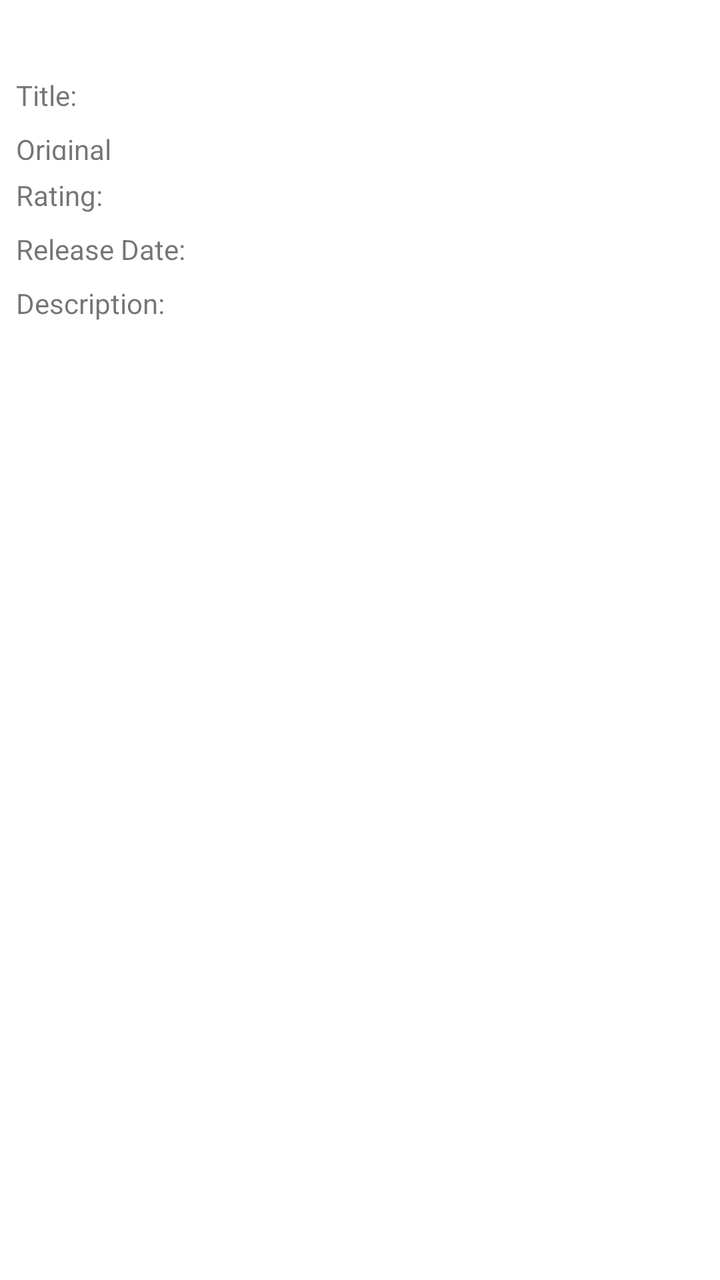
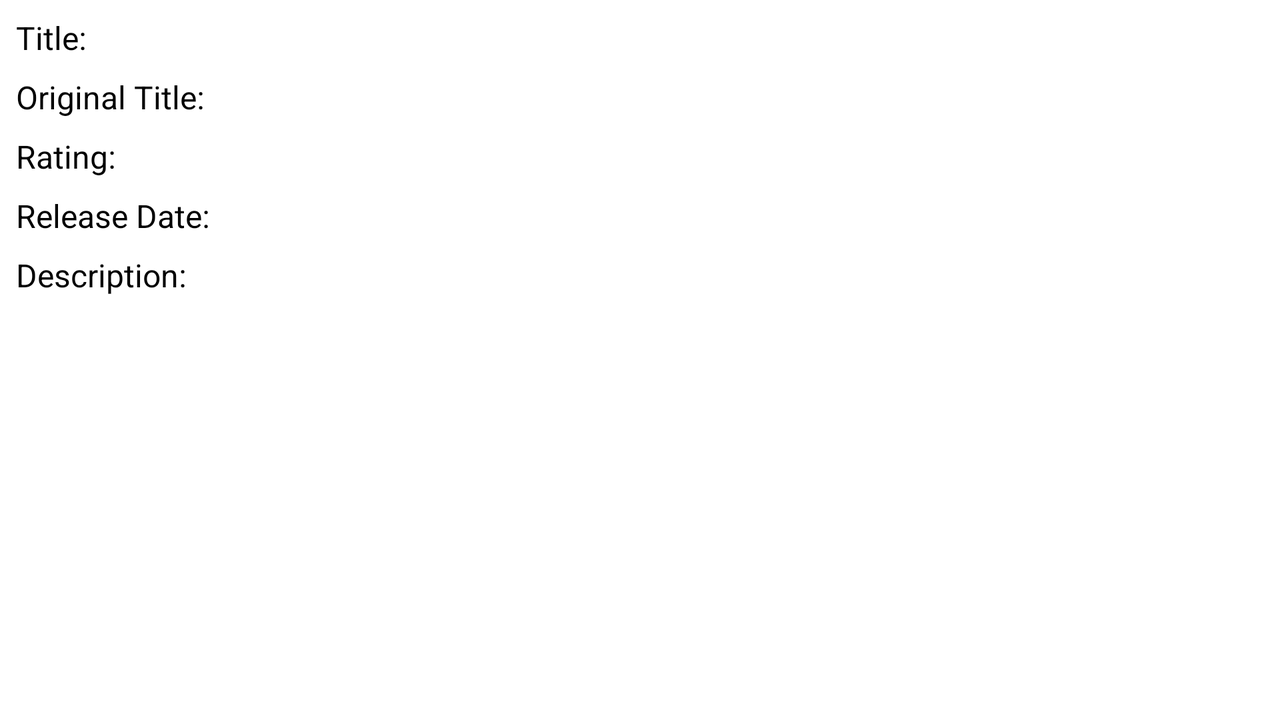

One screen, two layout resources from the same app: the default and the repository's alternative for another configuration. Each is rendered where Android would select it; the XML of both is given below.
<!-- AndroidManifest.xml: application theme Theme.MyMovies -->
<!-- res/layout/activity_detail.xml -->
<?xml version="1.0" encoding="utf-8"?>
<ScrollView xmlns:android="http://schemas.android.com/apk/res/android"
    xmlns:app="http://schemas.android.com/apk/res-auto"
    xmlns:tools="http://schemas.android.com/tools"
    android:layout_width="match_parent"
    android:layout_height="match_parent"
    tools:context=".DetailActivity">

    <androidx.constraintlayout.widget.ConstraintLayout
        android:layout_width="wrap_content"
        android:layout_height="wrap_content">

        <ImageView
            android:id="@+id/imageViewBigPoster"
            android:layout_width="0dp"
            android:layout_height="wrap_content"
            android:adjustViewBounds="true"
            app:layout_constraintEnd_toEndOf="parent"
            app:layout_constraintStart_toStartOf="parent"
            app:layout_constraintTop_toTopOf="parent"
            app:srcCompat="@drawable/ic_launcher_foreground" />

        <ImageView
            android:id="@+id/imageViewAddToFavorite"
            android:layout_width="@dimen/size_of_star"
            android:layout_height="@dimen/size_of_star"
            android:layout_marginEnd="16dp"
            android:onClick="onClickChangeFavorite"
            app:layout_constraintBottom_toBottomOf="@+id/imageViewBigPoster"
            app:layout_constraintEnd_toEndOf="parent"
            app:layout_constraintTop_toBottomOf="@+id/imageViewBigPoster"
            app:srcCompat="@drawable/favourite_add_to" />

        <TextView
            android:id="@+id/textViewLableTitle"
            android:layout_width="wrap_content"
            android:layout_height="wrap_content"
            android:layout_margin="8dp"
            android:text="@string/title"
            app:layout_constraintStart_toStartOf="parent"
            app:layout_constraintTop_toBottomOf="@+id/imageViewAddToFavorite" />

        <androidx.constraintlayout.widget.Guideline
            android:id="@+id/guidelineCenter"
            android:layout_width="wrap_content"
            android:layout_height="wrap_content"
            android:orientation="vertical"
            app:layout_constraintGuide_percent="0.5" />

        <TextView
            android:id="@+id/textViewTitle"
            android:layout_width="0dp"
            android:layout_height="wrap_content"
            android:layout_margin="8dp"
            app:layout_constraintEnd_toEndOf="parent"
            app:layout_constraintStart_toStartOf="@+id/guidelineCenter"
            app:layout_constraintTop_toBottomOf="@+id/imageViewAddToFavorite" />

        <TextView
            android:id="@+id/textViewLableOriginalTitle"
            android:layout_width="56dp"
            android:layout_height="15dp"
            android:layout_margin="8dp"
            android:text="@string/original_title"
            app:layout_constraintStart_toStartOf="parent"
            app:layout_constraintTop_toBottomOf="@+id/textViewLableTitle" />

        <TextView
            android:id="@+id/textViewOriginalTitle"
            android:layout_width="0dp"
            android:layout_height="wrap_content"
            android:layout_margin="8dp"
            app:layout_constraintEnd_toEndOf="parent"
            app:layout_constraintStart_toStartOf="@+id/guidelineCenter"
            app:layout_constraintTop_toBottomOf="@+id/textViewTitle" />

        <TextView
            android:id="@+id/textViewLabelRating"
            android:layout_width="wrap_content"
            android:layout_height="wrap_content"
            android:layout_margin="8dp"
            android:text="@string/rating"
            app:layout_constraintStart_toStartOf="parent"
            app:layout_constraintTop_toBottomOf="@+id/textViewLableOriginalTitle" />

        <TextView
            android:id="@+id/textViewRating"
            android:layout_width="wrap_content"
            android:layout_height="wrap_content"
            android:layout_margin="8dp"
            app:layout_constraintStart_toStartOf="@+id/guidelineCenter"
            app:layout_constraintTop_toBottomOf="@+id/textViewOriginalTitle" />

        <TextView
            android:id="@+id/textViewLabelReleaseDate"
            android:layout_width="wrap_content"
            android:layout_height="wrap_content"
            android:layout_margin="8dp"
            android:text="@string/release_date"
            app:layout_constraintStart_toStartOf="parent"
            app:layout_constraintTop_toBottomOf="@+id/textViewLabelRating" />

        <TextView
            android:id="@+id/textViewReleaseDate"
            android:layout_width="wrap_content"
            android:layout_height="wrap_content"
            android:layout_margin="8dp"
            app:layout_constraintStart_toStartOf="@+id/guidelineCenter"
            app:layout_constraintTop_toBottomOf="@+id/textViewRating" />

        <TextView
            android:id="@+id/textViewLabelDescription"
            android:layout_width="wrap_content"
            android:layout_height="wrap_content"
            android:layout_margin="8dp"
            android:text="@string/description"
            app:layout_constraintStart_toStartOf="parent"
            app:layout_constraintTop_toBottomOf="@+id/textViewLabelReleaseDate" />

        <TextView
            android:id="@+id/textViewOverview"
            android:layout_width="wrap_content"
            android:layout_height="wrap_content"
            android:layout_margin="8dp"
            app:layout_constraintStart_toStartOf="parent"
            app:layout_constraintTop_toBottomOf="@+id/textViewLabelDescription" />

    </androidx.constraintlayout.widget.ConstraintLayout>
</ScrollView>
<!-- resources referenced by this layout -->
<resources>
  <dimen name="size_of_star">60dp</dimen>
  <!-- drawable ic_launcher_foreground: png bitmap (mipmap-hdpi, 10780 bytes) -->
  <string name="description">Description:</string>
  <string name="original_title">Original Title:</string>
  <string name="rating">Rating:</string>
  <string name="release_date">Release Date:</string>
  <string name="title">Title:</string>
  <style name="Theme.MyMovies" parent="Theme.MaterialComponents.DayNight.DarkActionBar">
          
          <item name="colorPrimary">@color/black</item>
          <item name="colorPrimaryVariant">@color/black</item>
          <item name="colorOnPrimary">@color/white</item>
          
          <item name="colorSecondary">@color/light_red</item>
          <item name="colorSecondaryVariant">@color/teal_700</item>
          <item name="colorOnSecondary">@color/black</item>
          
          <item name="android:statusBarColor" tools:targetApi="l">?attr/colorPrimaryVariant</item>
          
      </style>
  <color name="black">#FF000000</color>
  <color name="white">#FFFFFFFF</color>
  <color name="light_red">#BF3E3E</color>
  <color name="teal_700">#FF018786</color>
</resources>
<!-- res/layout-land/activity_detail.xml (the repository's variant of the layout above) -->
<!-- drawn on the phone turned sideways -->
<?xml version="1.0" encoding="utf-8"?>
<androidx.constraintlayout.widget.ConstraintLayout xmlns:android="http://schemas.android.com/apk/res/android"
    xmlns:app="http://schemas.android.com/apk/res-auto"
    xmlns:tools="http://schemas.android.com/tools"
    android:layout_width="match_parent"
    android:layout_height="match_parent"
    tools:context=".DetailActivity"
    android:focusableInTouchMode="true">

    <ImageView
        android:id="@+id/imageViewBigPoster"
        android:layout_width="wrap_content"
        android:layout_height="0dp"
        android:adjustViewBounds="true"
        app:layout_constraintBottom_toBottomOf="parent"
        app:layout_constraintStart_toStartOf="parent"
        app:layout_constraintTop_toTopOf="parent"
        app:srcCompat="@drawable/ic_launcher_foreground" />

    <ImageView
        android:id="@+id/imageViewAddToFavorite"
        android:layout_width="@dimen/star_landscape"
        android:layout_height="@dimen/star_landscape"
        android:layout_marginEnd="16dp"
        android:layout_marginStart="16dp"
        android:onClick="onClickChangeFavorite"
        app:layout_constraintEnd_toEndOf="@id/imageViewBigPoster"
        app:layout_constraintTop_toTopOf="@id/imageViewBigPoster"
        app:srcCompat="@drawable/favourite_add_to" />

    <ScrollView
        android:id="@+id/scrollViewDetails"
        android:layout_width="0dp"
        android:layout_height="0dp"
        app:layout_constraintBottom_toBottomOf="parent"
        app:layout_constraintTop_toTopOf="parent"
        app:layout_constraintEnd_toEndOf="parent"
        app:layout_constraintStart_toEndOf="@id/imageViewBigPoster">

        <include
            android:id="@+id/movieInfo"
            layout="@layout/movie_info"
            android:layout_width="match_parent"
            android:layout_height="wrap_content"/>

    </ScrollView>

</androidx.constraintlayout.widget.ConstraintLayout>
<!-- res/layout/movie_info.xml (included above) -->
<?xml version="1.0" encoding="utf-8"?>
<androidx.constraintlayout.widget.ConstraintLayout xmlns:android="http://schemas.android.com/apk/res/android"
    xmlns:app="http://schemas.android.com/apk/res-auto"
    android:layout_width="match_parent"
    android:layout_height="match_parent"
    android:paddingBottom="10dp">

    <TextView
        android:id="@+id/textViewLableTitle"
        android:layout_width="wrap_content"
        android:layout_height="wrap_content"
        android:layout_margin="8dp"
        android:text="@string/title"
        android:textColor="@color/black"
        android:textSize="16sp"
        app:layout_constraintStart_toStartOf="parent"
        app:layout_constraintTop_toTopOf="parent" />

    <androidx.constraintlayout.widget.Guideline
        android:id="@+id/guidelineCenter"
        android:layout_width="wrap_content"
        android:layout_height="wrap_content"
        android:orientation="vertical"
        app:layout_constraintGuide_percent="0.5" />

    <TextView
        android:id="@+id/textViewTitle"
        android:layout_width="0dp"
        android:layout_height="wrap_content"
        android:layout_margin="8dp"
        android:textColor="@color/black"
        android:textSize="16sp"
        app:layout_constraintEnd_toEndOf="parent"
        app:layout_constraintStart_toStartOf="@+id/guidelineCenter"
        app:layout_constraintTop_toTopOf="parent" />

    <TextView
        android:id="@+id/textViewLableOriginalTitle"
        android:layout_width="wrap_content"
        android:layout_height="wrap_content"
        android:layout_margin="8dp"
        android:text="@string/original_title"
        android:textColor="@color/black"
        android:textSize="16sp"
        app:layout_constraintStart_toStartOf="parent"
        app:layout_constraintTop_toBottomOf="@+id/textViewTitle" />

    <TextView
        android:id="@+id/textViewOriginalTitle"
        android:layout_width="0dp"
        android:layout_height="wrap_content"
        android:layout_margin="8dp"
        android:textColor="@color/black"
        android:textSize="16sp"
        app:layout_constraintEnd_toEndOf="parent"
        app:layout_constraintStart_toStartOf="@+id/guidelineCenter"
        app:layout_constraintTop_toBottomOf="@+id/textViewTitle" />

    <TextView
        android:id="@+id/textViewLabelRating"
        android:layout_width="wrap_content"
        android:layout_height="wrap_content"
        android:layout_margin="8dp"
        android:layout_marginTop="4dp"
        android:text="@string/rating"
        android:textColor="@color/black"
        android:textSize="16sp"
        app:layout_constraintStart_toStartOf="parent"
        app:layout_constraintTop_toBottomOf="@+id/textViewOriginalTitle" />

    <TextView
        android:id="@+id/textViewRating"
        android:layout_width="wrap_content"
        android:layout_height="wrap_content"
        android:layout_margin="8dp"
        android:layout_marginTop="4dp"
        android:textColor="@color/black"
        android:textSize="16sp"
        app:layout_constraintStart_toStartOf="@+id/guidelineCenter"
        app:layout_constraintTop_toBottomOf="@+id/textViewOriginalTitle" />

    <TextView
        android:id="@+id/textViewLabelReleaseDate"
        android:layout_width="wrap_content"
        android:layout_height="wrap_content"
        android:layout_margin="8dp"
        android:text="@string/release_date"
        android:textColor="@color/black"
        android:textSize="16sp"
        app:layout_constraintStart_toStartOf="parent"
        app:layout_constraintTop_toBottomOf="@+id/textViewRating" />

    <TextView
        android:id="@+id/textViewReleaseDate"
        android:layout_width="wrap_content"
        android:layout_height="wrap_content"
        android:layout_margin="8dp"
        android:layout_marginTop="1dp"
        android:textColor="@color/black"
        android:textSize="16sp"
        app:layout_constraintStart_toStartOf="@+id/guidelineCenter"
        app:layout_constraintTop_toBottomOf="@+id/textViewRating" />

    <TextView
        android:id="@+id/textViewLabelDescription"
        android:layout_width="wrap_content"
        android:layout_height="wrap_content"
        android:layout_margin="8dp"
        android:text="@string/description"
        android:textColor="@color/black"
        android:textSize="16sp"
        app:layout_constraintStart_toStartOf="parent"
        app:layout_constraintTop_toBottomOf="@+id/textViewReleaseDate" />

    <TextView
        android:id="@+id/textViewOverview"
        android:layout_width="wrap_content"
        android:layout_height="wrap_content"
        android:layout_margin="8dp"
        android:gravity="left"
        android:paddingHorizontal="10dp"
        app:layout_constraintEnd_toEndOf="parent"
        app:layout_constraintStart_toStartOf="parent"
        app:layout_constraintTop_toBottomOf="@+id/textViewLabelDescription" />

    <androidx.recyclerview.widget.RecyclerView
        android:id="@+id/recyclerViewTrailers"
        android:layout_width="0dp"
        android:layout_height="wrap_content"
        android:nestedScrollingEnabled="false"
        app:layout_constraintEnd_toEndOf="parent"
        app:layout_constraintStart_toStartOf="parent"
        app:layout_constraintTop_toBottomOf="@id/textViewOverview" />

    <androidx.recyclerview.widget.RecyclerView
        android:id="@+id/recyclerViewReviews"
        android:layout_width="0dp"
        android:layout_height="wrap_content"
        android:nestedScrollingEnabled="false"
        app:layout_constraintEnd_toEndOf="parent"
        app:layout_constraintStart_toStartOf="parent"
        app:layout_constraintTop_toBottomOf="@id/recyclerViewTrailers" />

</androidx.constraintlayout.widget.ConstraintLayout>
<!-- resources referenced by the variant -->
<!-- as the phone turned sideways resolves them -->
<resources>
  <color name="black">#FF000000</color>
  <dimen name="star_landscape">40dp</dimen>
  <!-- drawable ic_launcher_foreground: png bitmap (mipmap-hdpi, 10780 bytes) -->
  <string name="description">Description:</string>
  <string name="original_title">Original Title:</string>
  <string name="rating">Rating:</string>
  <string name="release_date">Release Date:</string>
  <string name="title">Title:</string>
  <style name="Theme.MyMovies" parent="Theme.MaterialComponents.DayNight.DarkActionBar">
          
          <item name="colorPrimary">@color/black</item>
          <item name="colorPrimaryVariant">@color/black</item>
          <item name="colorOnPrimary">@color/white</item>
          
          <item name="colorSecondary">@color/light_red</item>
          <item name="colorSecondaryVariant">@color/teal_700</item>
          <item name="colorOnSecondary">@color/black</item>
          
          <item name="android:statusBarColor" tools:targetApi="l">?attr/colorPrimaryVariant</item>
          
      </style>
  <color name="white">#FFFFFFFF</color>
  <color name="light_red">#BF3E3E</color>
  <color name="teal_700">#FF018786</color>
</resources>
